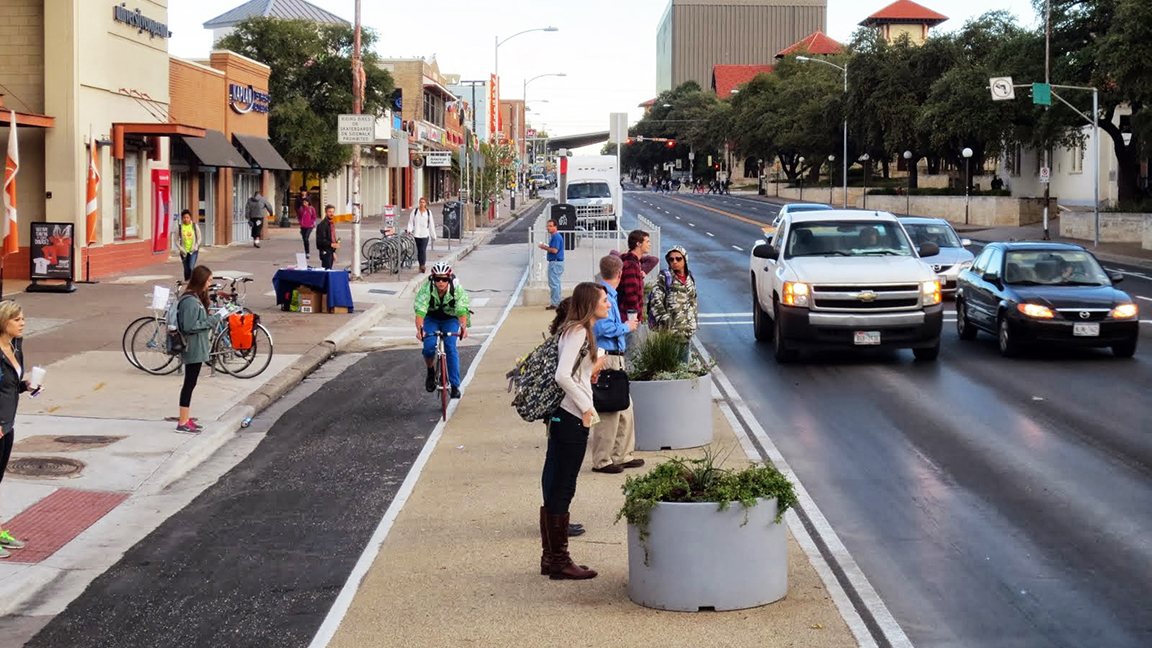
#> input picture inputs/detect.jpg, 1152 x 648 px, found by its file name
$ jupyter execute --allow-errors Object_detection_OCR.ipynb   (shell and % lines are left out)
#> lines starting #> are read from the running program, lines starting #| are printed output that depends on the picture
#  **Task1: Object detection**

### **Image**

[cell 1]
from google.colab import drive
drive.mount('/content/drive')

[cell 2]
cd /content/drive/MyDrive/Colab Notebooks/Task1_

[cell 3]
import numpy as np
import cv2
from google.colab.patches import cv2_imshow

[cell 4]
classNames = { 0: 'background',
1: 'aeroplane', 2: 'bicycle', 3: 'bird', 4: 'boat',
5: 'bottle', 6: 'bus', 7: 'car', 8: 'cat', 9: 'chair',
10: 'cow', 11: 'diningtable', 12: 'dog', 13: 'horse',
14: 'motorbike', 15: 'person', 16: 'pottedplant',
17: 'sheep', 18: 'sofa', 19: 'train', 20: 'tvmonitor' }

[cell 5]
proto = "/content/drive/MyDrive/Colab Notebooks/Task1_/SSD_using_OpenCV/MobileNetSSD_deploy.prototxt"
weights ="/content/drive/MyDrive/Colab Notebooks/Task1_/SSD_using_OpenCV/MobileNetSSD_deploy.caffemodel"
#> (the rest of this cell did not finish here and is left out)

[cell 6]
img = cv2.imread("/content/drive/MyDrive/Colab Notebooks/Task1_/SSD_using_OpenCV/inputs/detect.jpg")
#> img is the input picture: shape (648, 1152, 3); mean B, G, R 117.3, 120.4, 128.4

[cell 7]
img_resized = cv2.resize(img, (300, 300))
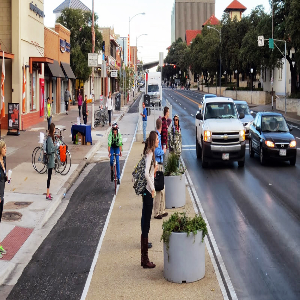
#> img_resized: shape (300, 300, 3); mean B, G, R 117, 120.1, 128.1


blob = cv2.dnn.blobFromImage(img_resized , 0.007843 ,(300 ,300),
                             (127.5 , 127.5 , 127.5 ) , False)

#> (a cell that did not finish here is left out)

#> (a cell that did not finish here is left out)

#> (a cell that did not finish here is left out)

#> (a cell that did not finish here is left out)

[cell 12]
height, width,_ = img.shape
#> height = 648; width = 1152

#> (a cell that did not finish here is left out)

[cell 14]
font= cv2.FONT_HERSHEY_SIMPLEX

[cell 15]
ig = cv2.imread("/content/drive/MyDrive/Colab Notebooks/Task1_/SSD_using_OpenCV/inputs/detect.jpg")

#> (the rest of this cell did not finish here and is left out)

[cell 16]
output_path= ('/content/drive/MyDrive/Colab Notebooks/Task1_/SSD_using_OpenCV/results/output_image.jpeg')
cv2.imwrite(output_path, ig)
#> Out = True

#> (a cell that did not finish here is left out)

## **Video**

[cell 18]
import cv2
from google.colab.patches import cv2_imshow
# Load the SSD model and configuration
model_path = "/content/drive/MyDrive/Colab Notebooks/Task1_/SSD_using_OpenCV/MobileNetSSD_deploy.prototxt"
config_path = "/content/drive/MyDrive/Colab Notebooks/Task1_/SSD_using_OpenCV/MobileNetSSD_deploy.caffemodel"
#> (the rest of this cell did not finish here and is left out)

# ***OCR***

### test

[cell 19]
import cv2
import pytesseract
from pytesseract import Output
from google.colab.patches import cv2_imshow

# Load the invoice image
image_path = "/content/drive/MyDrive/Colab Notebooks/Task1_/ocr/invoice.png"
image = cv2.imread(image_path)
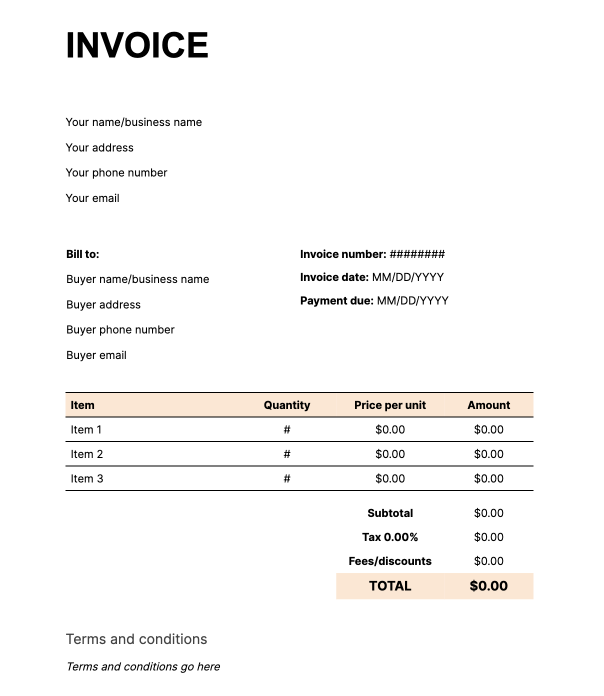
#> input picture ocr/invoice.png, 1208 x 1392 px, found by its file name (shown at 1/2 size)
#> image is the input picture: shape (1392, 1208, 3); mean B, G, R 246.8, 247.5, 248.2

# Perform OCR
detection_image = image.copy()
#> (the rest of this cell did not finish here and is left out)

[cell 20]
output_image_path = ('output_invoice_image.jpg')

cv2.imwrite(output_image_path, detection_image)
#> Out = True
